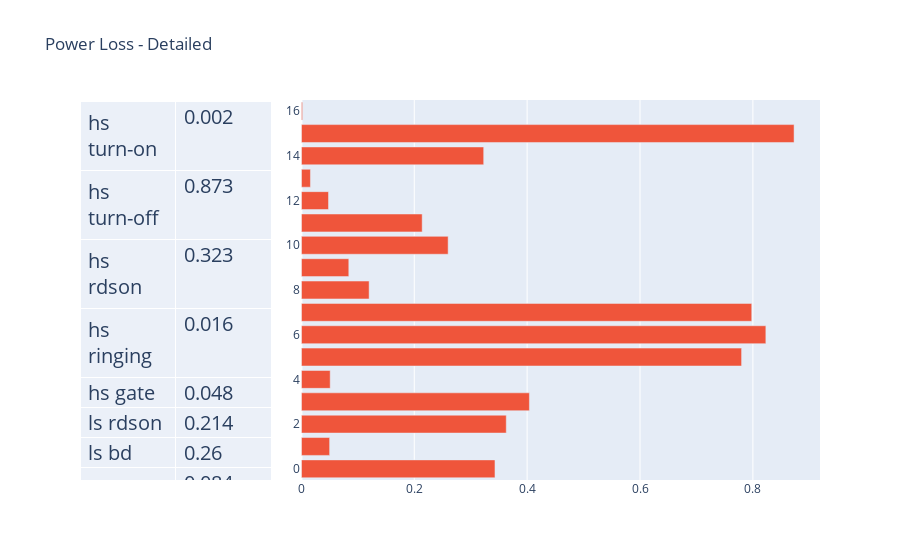

Notebook source saved alongside this figure:
### Code cell
fig = make_subplots(
    rows=1,cols=2,
    column_widths=[.27,.73],
    horizontal_spacing = .04,
    specs=[[{"type":"table"},{"type":"bar"}]]
)
fig.add_trace(
    go.Table(
        header = dict(
            values=[' ',' '],
            height=1,
            font=dict(size=30)
        ),
        # header = dict(
        #     values = ['index','value'],
        #     font=dict(size=20),
        #     align="left"
        # ),
        cells = dict(
            values = [idx,val],
            font=dict(size=20),
            height=30,
            align="left"
        )
        
    ),
    
    row=1,col=1
)
fig.add_trace(
    go.Bar(
        x=val_rev,
        orientation='h'
    ),
    row=1,col=2
)
fig.update_layout(
    height=660,
    showlegend=False,
    title_text="Power Loss - Detailed",
)

fig.show()

### Figure 1 — Plotly figure (JSON) as saved in the notebook; plotly's stock layout.template omitted (floating-point values rounded to 4 significant figures)
{"data": [{"cells": {"align": "left", "font": {"size": 20}, "height": 30, "values": [["hs turn-on", "hs turn-off", "hs rdson", "hs ringing", "hs gate", "ls rdson", "ls bd", "ls ring_qrr", "ls gate", "q4_rdson", "lout rdc+rac", "lout core", "flying cap", "input cap", "board cu", "ic", "inp_shunt"], [0.002, 0.873, 0.323, 0.016, 0.048, 0.214, 0.26, 0.084, 0.12, 0.798, 0.823, 0.78, 0.051, 0.404, 0.363, 0.05, 0.343]]}, "domain": {"x": [0, 0.2592], "y": [0, 1]}, "header": {"font": {"size": 30}, "height": 1, "values": [" ", " "]}, "type": "table"}, {"orientation": "h", "type": "bar", "x": [0.343, 0.05, 0.363, 0.404, 0.051, 0.78, 0.823, 0.798, 0.12, 0.084, 0.26, 0.214, 0.048, 0.016, 0.323, 0.873, 0.002], "xaxis": "x", "yaxis": "y"}], "layout": {"autosize": true, "showlegend": false, "title": {"text": "Power Loss - Detailed"}, "xaxis": {"anchor": "y", "autorange": true, "domain": [0.2992, 1], "range": [0, 0.9189], "type": "linear"}, "yaxis": {"anchor": "x", "autorange": true, "domain": [0, 1], "range": [-0.5, 16.5]}}}
